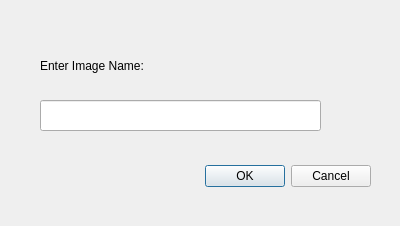
<?xml version="1.0" encoding="UTF-8"?>
<ui version="4.0">
 <class>namingDialog</class>
 <widget class="QDialog" name="namingDialog">
  <property name="geometry">
   <rect>
    <x>0</x>
    <y>0</y>
    <width>400</width>
    <height>226</height>
   </rect>
  </property>
  <property name="windowTitle">
   <string>Dialog</string>
  </property>
  <widget class="QDialogButtonBox" name="buttonBox">
   <property name="geometry">
    <rect>
     <x>30</x>
     <y>160</y>
     <width>341</width>
     <height>32</height>
    </rect>
   </property>
   <property name="orientation">
    <enum>Qt::Horizontal</enum>
   </property>
   <property name="standardButtons">
    <set>QDialogButtonBox::Cancel|QDialogButtonBox::Ok</set>
   </property>
  </widget>
  <widget class="QLabel" name="label_5">
   <property name="geometry">
    <rect>
     <x>40</x>
     <y>50</y>
     <width>231</width>
     <height>31</height>
    </rect>
   </property>
   <property name="styleSheet">
    <string notr="true">
font: 13pt &quot;Gilroy-Light&quot;;</string>
   </property>
   <property name="text">
    <string>Enter Image Name:</string>
   </property>
  </widget>
  <widget class="QLineEdit" name="lineEdit">
   <property name="geometry">
    <rect>
     <x>40</x>
     <y>100</y>
     <width>281</width>
     <height>31</height>
    </rect>
   </property>
  </widget>
 </widget>
 <resources/>
 <connections>
  <connection>
   <sender>buttonBox</sender>
   <signal>accepted()</signal>
   <receiver>namingDialog</receiver>
   <slot>accept()</slot>
   <hints>
    <hint type="sourcelabel">
     <x>248</x>
     <y>254</y>
    </hint>
    <hint type="destinationlabel">
     <x>157</x>
     <y>274</y>
    </hint>
   </hints>
  </connection>
  <connection>
   <sender>buttonBox</sender>
   <signal>rejected()</signal>
   <receiver>namingDialog</receiver>
   <slot>reject()</slot>
   <hints>
    <hint type="sourcelabel">
     <x>316</x>
     <y>260</y>
    </hint>
    <hint type="destinationlabel">
     <x>286</x>
     <y>274</y>
    </hint>
   </hints>
  </connection>
 </connections>
</ui>
